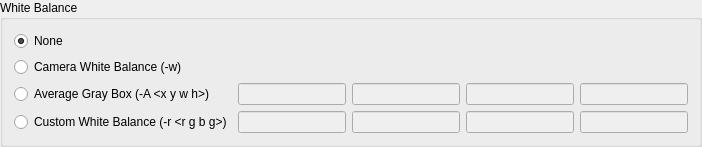
       <widget class="QGroupBox" name="groupBox_5">
        <property name="sizePolicy">
         <sizepolicy hsizetype="Preferred" vsizetype="Preferred">
          <horstretch>8</horstretch>
          <verstretch>2</verstretch>
         </sizepolicy>
        </property>
        <property name="minimumSize">
         <size>
          <width>0</width>
          <height>0</height>
         </size>
        </property>
        <property name="maximumSize">
         <size>
          <width>16777215</width>
          <height>16777215</height>
         </size>
        </property>
        <property name="title">
         <string>White Balance</string>
        </property>
        <layout class="QGridLayout" name="gridLayout_2">
         <item row="0" column="0">
          <widget class="QRadioButton" name="rbNoWhiteBalance">
           <property name="sizePolicy">
            <sizepolicy hsizetype="Fixed" vsizetype="Fixed">
             <horstretch>0</horstretch>
             <verstretch>0</verstretch>
            </sizepolicy>
           </property>
           <property name="minimumSize">
            <size>
             <width>50</width>
             <height>18</height>
            </size>
           </property>
           <property name="text">
            <string>None</string>
           </property>
           <property name="checked">
            <bool>true</bool>
           </property>
          </widget>
         </item>
         <item row="0" column="1" colspan="6">
          <spacer name="horizontalSpacer_7">
           <property name="orientation">
            <enum>Qt::Horizontal</enum>
           </property>
           <property name="sizeHint" stdset="0">
            <size>
             <width>40</width>
             <height>20</height>
            </size>
           </property>
          </spacer>
         </item>
         <item row="1" column="0" colspan="2">
          <widget class="QRadioButton" name="rbCameraWhiteBalance">
           <property name="sizePolicy">
            <sizepolicy hsizetype="Fixed" vsizetype="Fixed">
             <horstretch>0</horstretch>
             <verstretch>0</verstretch>
            </sizepolicy>
           </property>
           <property name="minimumSize">
            <size>
             <width>156</width>
             <height>10</height>
            </size>
           </property>
           <property name="text">
            <string>Camera White Balance (-w)</string>
           </property>
           <property name="checked">
            <bool>false</bool>
           </property>
          </widget>
         </item>
         <item row="1" column="2" colspan="5">
          <spacer name="horizontalSpacer_8">
           <property name="orientation">
            <enum>Qt::Horizontal</enum>
           </property>
           <property name="sizeHint" stdset="0">
            <size>
             <width>40</width>
             <height>20</height>
            </size>
           </property>
          </spacer>
         </item>
         <item row="2" column="0" colspan="3">
          <widget class="QRadioButton" name="rbAverageGrayBox">
           <property name="sizePolicy">
            <sizepolicy hsizetype="Fixed" vsizetype="Fixed">
             <horstretch>0</horstretch>
             <verstretch>0</verstretch>
            </sizepolicy>
           </property>
           <property name="layoutDirection">
            <enum>Qt::LeftToRight</enum>
           </property>
           <property name="text">
            <string>Average Gray Box (-A &lt;x y w h&gt;)</string>
           </property>
           <property name="checked">
            <bool>false</bool>
           </property>
          </widget>
         </item>
         <item row="2" column="3">
          <widget class="QLineEdit" name="grayBoxX">
           <property name="enabled">
            <bool>false</bool>
           </property>
           <property name="sizePolicy">
            <sizepolicy hsizetype="Fixed" vsizetype="Fixed">
             <horstretch>1</horstretch>
             <verstretch>0</verstretch>
            </sizepolicy>
           </property>
           <property name="minimumSize">
            <size>
             <width>48</width>
             <height>20</height>
            </size>
           </property>
          </widget>
         </item>
         <item row="2" column="4">
          <widget class="QLineEdit" name="grayBoxY">
           <property name="enabled">
            <bool>false</bool>
           </property>
           <property name="sizePolicy">
            <sizepolicy hsizetype="Fixed" vsizetype="Fixed">
             <horstretch>1</horstretch>
             <verstretch>0</verstretch>
            </sizepolicy>
           </property>
           <property name="minimumSize">
            <size>
             <width>48</width>
             <height>20</height>
            </size>
           </property>
          </widget>
         </item>
         <item row="2" column="5">
          <widget class="QLineEdit" name="grayBoxW">
           <property name="enabled">
            <bool>false</bool>
           </property>
           <property name="sizePolicy">
            <sizepolicy hsizetype="Fixed" vsizetype="Fixed">
             <horstretch>1</horstretch>
             <verstretch>0</verstretch>
            </sizepolicy>
           </property>
           <property name="minimumSize">
            <size>
             <width>48</width>
             <height>20</height>
            </size>
           </property>
          </widget>
         </item>
         <item row="2" column="6">
          <widget class="QLineEdit" name="grayBoxH">
           <property name="enabled">
            <bool>false</bool>
           </property>
           <property name="sizePolicy">
            <sizepolicy hsizetype="Fixed" vsizetype="Fixed">
             <horstretch>0</horstretch>
             <verstretch>0</verstretch>
            </sizepolicy>
           </property>
           <property name="minimumSize">
            <size>
             <width>48</width>
             <height>20</height>
            </size>
           </property>
          </widget>
         </item>
         <item row="3" column="0" colspan="3">
          <widget class="QRadioButton" name="rbCustomWhiteBalance">
           <property name="sizePolicy">
            <sizepolicy hsizetype="Fixed" vsizetype="Fixed">
             <horstretch>0</horstretch>
             <verstretch>0</verstretch>
            </sizepolicy>
           </property>
           <property name="text">
            <string>Custom White Balance (-r &lt;r g b g&gt;)</string>
           </property>
          </widget>
         </item>
         <item row="3" column="3">
          <widget class="QLineEdit" name="customR">
           <property name="enabled">
            <bool>false</bool>
           </property>
           <property name="sizePolicy">
            <sizepolicy hsizetype="Fixed" vsizetype="Fixed">
             <horstretch>0</horstretch>
             <verstretch>0</verstretch>
            </sizepolicy>
           </property>
           <property name="minimumSize">
            <size>
             <width>48</width>
             <height>20</height>
            </size>
           </property>
           <property name="inputMask">
            <string/>
           </property>
          </widget>
         </item>
         <item row="3" column="4">
          <widget class="QLineEdit" name="customG1">
           <property name="enabled">
            <bool>false</bool>
           </property>
           <property name="sizePolicy">
            <sizepolicy hsizetype="Fixed" vsizetype="Fixed">
             <horstretch>0</horstretch>
             <verstretch>0</verstretch>
            </sizepolicy>
           </property>
           <property name="minimumSize">
            <size>
             <width>48</width>
             <height>20</height>
            </size>
           </property>
           <property name="inputMask">
            <string/>
           </property>
          </widget>
         </item>
         <item row="3" column="5">
          <widget class="QLineEdit" name="customB">
           <property name="enabled">
            <bool>false</bool>
           </property>
           <property name="sizePolicy">
            <sizepolicy hsizetype="Fixed" vsizetype="Fixed">
             <horstretch>0</horstretch>
             <verstretch>0</verstretch>
            </sizepolicy>
           </property>
           <property name="minimumSize">
            <size>
             <width>48</width>
             <height>20</height>
            </size>
           </property>
           <property name="inputMask">
            <string/>
           </property>
          </widget>
         </item>
         <item row="3" column="6">
          <widget class="QLineEdit" name="customG2">
           <property name="enabled">
            <bool>false</bool>
           </property>
           <property name="sizePolicy">
            <sizepolicy hsizetype="Fixed" vsizetype="Fixed">
             <horstretch>0</horstretch>
             <verstretch>0</verstretch>
            </sizepolicy>
           </property>
           <property name="minimumSize">
            <size>
             <width>48</width>
             <height>20</height>
            </size>
           </property>
           <property name="inputMask">
            <string/>
           </property>
          </widget>
         </item>
        </layout>
       </widget>
